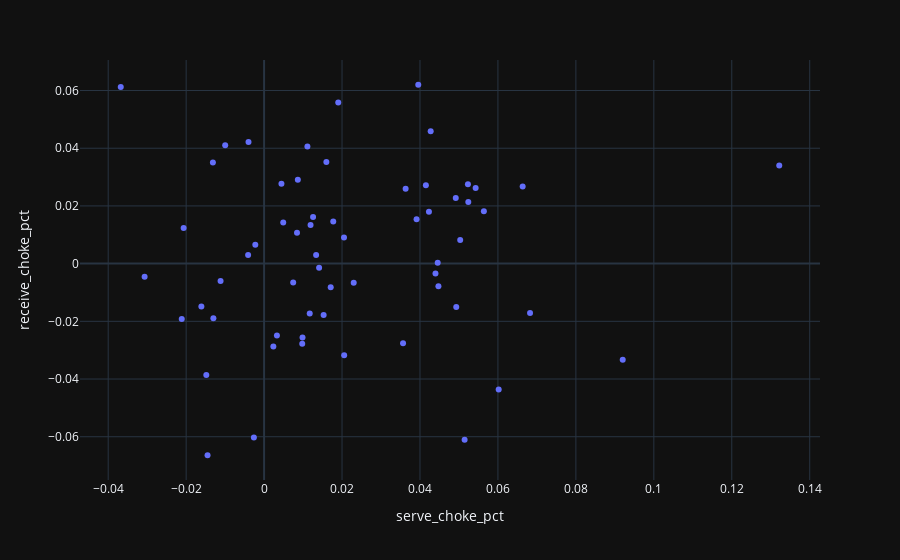

The notebook cell saved with this chart:
### Code cell
fig = px.scatter(data_frame=df, x="serve_choke_pct", y="receive_choke_pct", hover_name='name')
fig.show()

### Figure 1 — Plotly figure (JSON) as saved in the notebook; plotly's stock layout.template omitted (floating-point values rounded to 4 significant figures)
{"data": [{"hovertemplate": "<b>%{hovertext}</b><br><br>serve_choke_pct=%{x}<br>receive_choke_pct=%{y}<extra></extra>", "hovertext": ["F Lopez", "J Millman", "N Basilashvili", "V Troicki", "F Verdasco", "R Berankis", "T Sandgren", "J Wilfried Tsonga", "G Simon", "P Kohlschreiber", "R Bautista Agut", "D Lajovic", "A Mannarino", "N Kyrgios", "Y Nishioka", "A Seppi", "P Carreno Busta", "B Tomic", "A Ramos-Vinolas", "D Sela", "D Goffin", "K Anderson", "D Istomin", "A Dolgopolov", "A Murray", "D Medvedev", "G Monfils", "K Khachanov", "R Nadal", "B Paire", "N Almagro", "J Benneteau", "S Wawrinka", "M Baghdatis", "F Fognini", "A Zverev", "J Martin Del Potro", "M Raonic", "J Chardy", "G Dimitrov", "T Fritz", "G Garcia-Lopez", "J Isner", "M Cilic", "L Hewitt", "K Nishikori", "D Schwartzman", "S Tsitsipas", "M Fucsovics", "T Berdych", "D Ferrer", "S Querrey", "K Edmund", "M Ebden", "D Thiem", "A Bolt", "A Rublev", "R Federer", "N Djokovic", "J Sousa", "R Gasquet"], "legendgroup": "", "marker": {"color": "#636efa", "symbol": "circle"}, "mode": "markers", "name": "", "orientation": "v", "showlegend": false, "type": "scatter", "x": [-0.01451, -0.002618, -0.01482, -0.02113, -0.03066, -0.01301, -0.01609, 0.002374, 0.00329, 0.009787, -0.01117, 0.009861, 0.02055, 0.05145, -0.02064, 0.01171, 0.01528, -0.004099, 0.007462, -0.002255, 0.03565, 0.01709, 0.01411, 0.02299, 0.01335, 0.0602, 0.004911, 0.008446, -0.01314, -0.03678, 0.01192, 0.01257, 0.0205, -0.009978, 0.004452, 0.01774, 0.0493, 0.04473, 0.008658, -0.003993, 0.04398, 0.04455, 0.06824, 0.01598, 0.01111, 0.03912, 0.05032, 0.09202, 0.0423, 0.03632, 0.04151, 0.04918, 0.0524, 0.05639, 0.01903, 0.0523, 0.05428, 0.04274, 0.06635, 0.03956, 0.1322], "xaxis": "x", "y": [-0.06642, -0.06024, -0.03864, -0.01916, -0.004564, -0.01891, -0.0149, -0.02872, -0.02491, -0.02778, -0.006033, -0.02561, -0.03176, -0.06104, 0.01231, -0.0173, -0.0178, 0.003012, -0.006537, 0.006519, -0.02758, -0.008164, -0.001454, -0.006671, 0.00299, -0.04363, 0.01422, 0.01073, 0.03501, 0.06121, 0.01338, 0.01618, 0.009035, 0.04105, 0.02772, 0.01459, -0.01507, -0.007851, 0.02903, 0.04214, -0.003427, 0.0002627, -0.01709, 0.03522, 0.04056, 0.01542, 0.008224, -0.03336, 0.01795, 0.02592, 0.02713, 0.02278, 0.02138, 0.01812, 0.05586, 0.02752, 0.0262, 0.04588, 0.02674, 0.062, 0.03403], "yaxis": "y"}], "layout": {"legend": {"tracegroupgap": 0}, "margin": {"t": 60}, "xaxis": {"anchor": "y", "domain": [0.0, 1.0], "title": {"text": "serve_choke_pct"}}, "yaxis": {"anchor": "x", "domain": [0.0, 1.0], "title": {"text": "receive_choke_pct"}}}}
